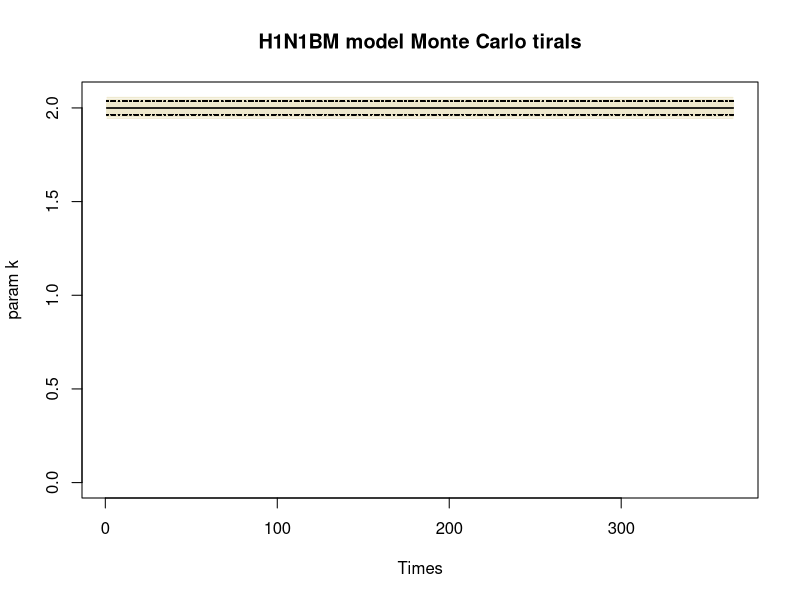
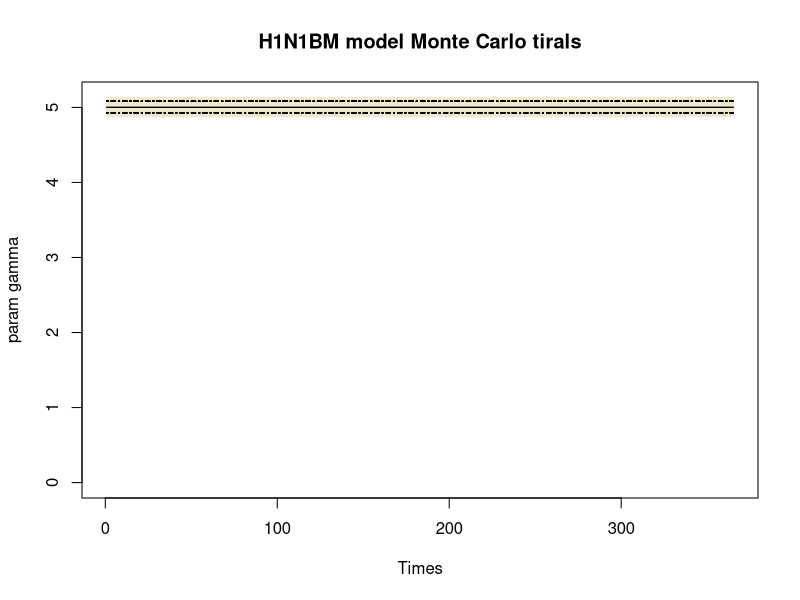
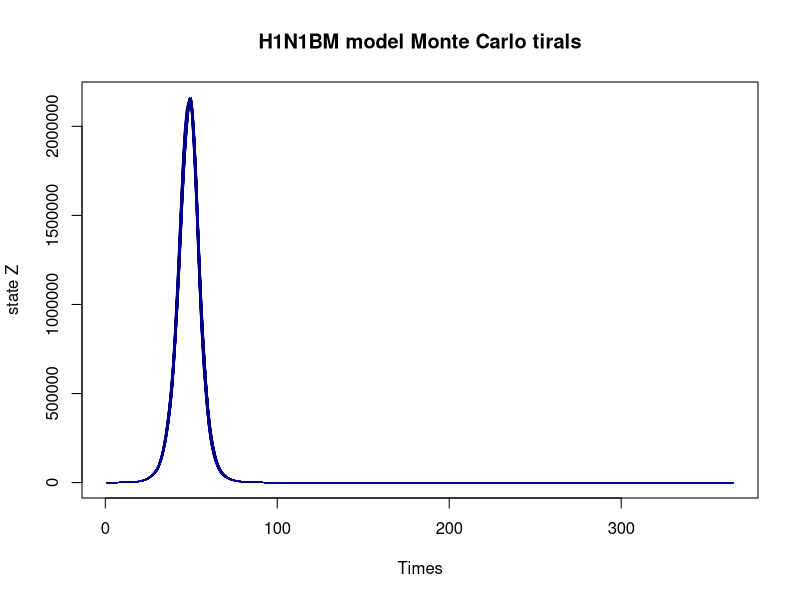
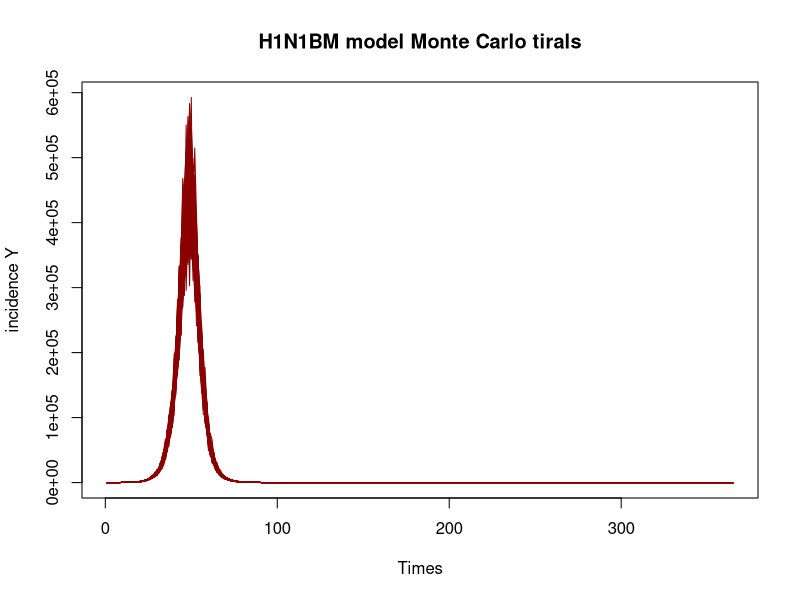
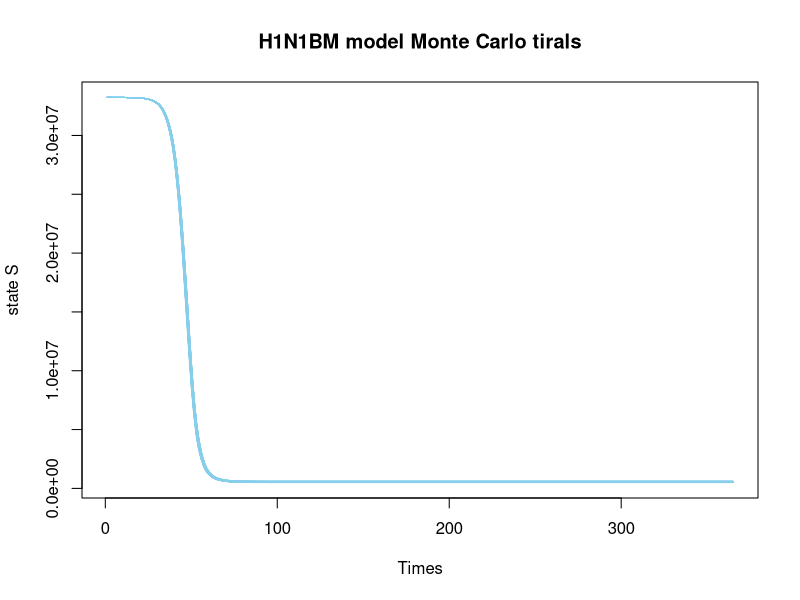
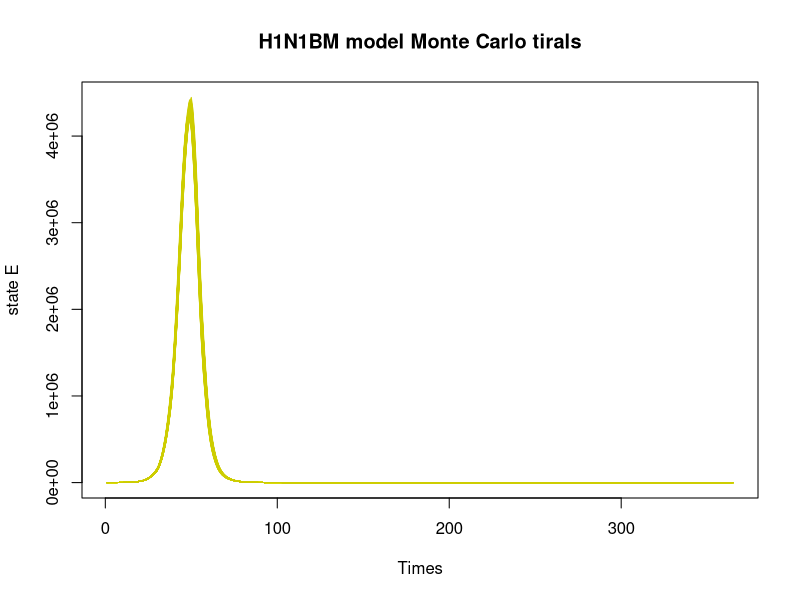
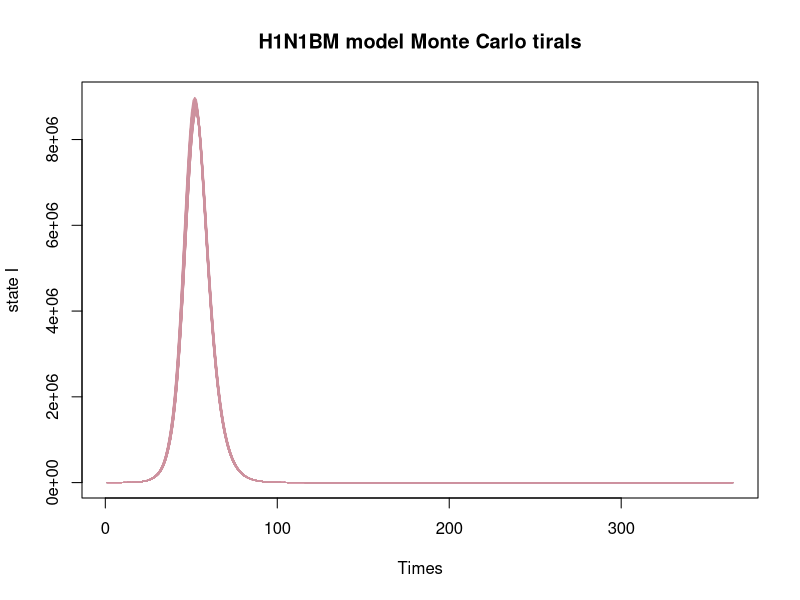
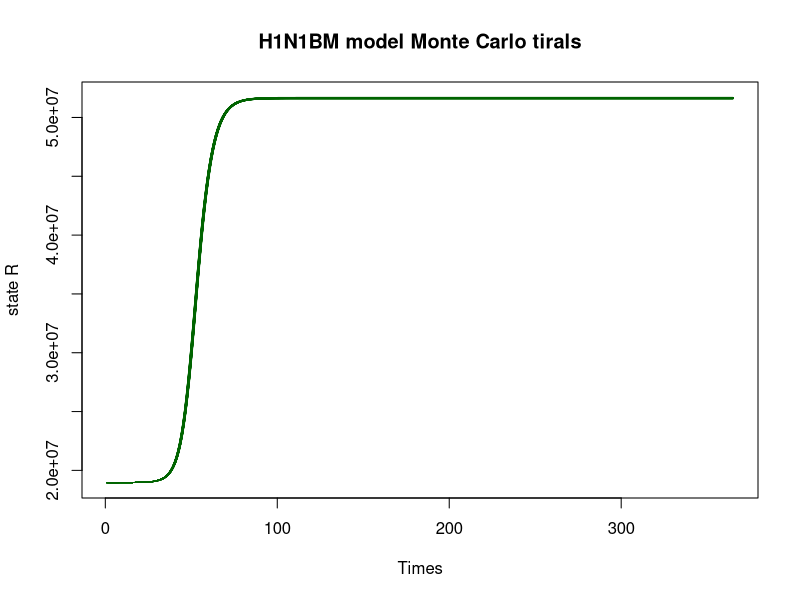

Write the R code that produced these figures, in order.
## ---- chunk 1
#narrow priors
rm(list=ls())
require(deSolve)
set.seed(2023)

#Simulate a bm process
ornstein_uhlenbeck <- function(n,sigma,x0,lens,e){
  dt <- 1
  x<-vector(length=lens)
  for (i in 1:n) {
    if (i==1){x[i]=x0}
    else{
      x[i]  <-  x[i-1] + sigma*e[i-1]}
  }
  
  return(x);
}
tims=365
times = 1:tims
e = rnorm(n = length(times) , sd = 1)
x = ornstein_uhlenbeck(tims, sigma=0.03, x0=0, tims,e)

# Replication Generation function
gen_ode_model <- function(rep_time = 200, ori_seed = 2023, tims = 365, 
                          n = 52196381,ini_state = c(t=1,S=N-1, E=1, I=0, R=0),
                          tau = 0.1){
  
  times = 1:tims
  N = n
  
  #Construct matrix dataframe of states: times*replicates
  Zs = setNames(data.frame(matrix(NA, nrow = tims, ncol = rep_time)), paste0("Z", 1:rep_time))
  Ys = setNames(Zs, paste0("Y", 1:rep_time))
  dSs = setNames(Zs, paste0("dS", 1:rep_time))
  dEs = setNames(Zs, paste0("dE", 1:rep_time))
  dIs = setNames(Zs, paste0("dI", 1:rep_time))
  dRs = setNames(Zs, paste0("dR", 1:rep_time)) 
  
  # add params
  ks = setNames(Zs, paste0("k", 1:rep_time))
  gammas = setNames(Zs, paste0("gamma", 1:rep_time))
  
  # add x and e dataframe
  
  xs = setNames(Zs, paste0("x", 1:rep_time))
  es = setNames(Zs, paste0("e", 1:rep_time))
  
  
  # params = pars   ####
  initial_state = ini_state
  tau1 = tau
  
  #Main ODE Model
 H1N1BM <- function(time, current_state, params){
    
    with(as.list(c(current_state, params)),{
      
      dt <- 1
      dS <- -exp(x[t])*S*I/N
      dE <- exp(x[t])*S*I/N - E/k
      dI <- E/k - I/gamma
      dR <- I/gamma
      
      return(list(c(dt, dS, dE, dI, dR)))
    })
 }
 
  ## Replicate 200 times-Monte Carlo trials for 200 
  for (rep_i in 1:rep_time) {
    set.seed(ori_seed + 1000*rep_i)
    
    k = rtruncnorm(1, a=0, b=Inf, mean = 2, sd = 0.02)
    gamma = rtruncnorm(1, a=0, b=Inf, mean = 5, sd = 0.05)
  
    params = c(k, gamma)
    
    model4 = ode(initial_state, times, H1N1BM, params)
    
    Z1 = model4[,4]/k
    
    Y1 = vector(length = tims)
    
    for (i in 1:tims){
      Y1[i] = rlnorm(1,log(Z1[i]/5),tau1)
    }
    
    dSi = model4[,3]
    dEi = model4[,4]
    dIi = model4[,5]
    dRi = model4[,6]
    
    ks[, rep_i] = k
    gammas[, rep_i] = gamma
    Zs[, rep_i] = Z1
    Ys[, rep_i] = Y1
    dSs[, rep_i] = dSi
    dEs[, rep_i] = dEi
    dIs[, rep_i] = dIi
    dRs[, rep_i] = dRi
  
    xs[, rep_i] = x
    es[, rep_i] = e
    
  }
  
  # output
  return(list(    
    Z = Zs,
    Y = Ys,
    dS = dSs,
    dE = dEs,
    dI = dIs,
    dR = dRs,
    k = ks,
    gamma = gammas,
    x = xs,
    e = es))
}

#Initial state values
library('truncnorm')
R0 <- rtruncnorm(1, a=0, b=1, mean = 0.15, sd = 0.15)
E0 <-runif(1,-16, -9)
I0 <-runif(1,-16, -9)
S <- 52196381
R <- R0*S
S <- S - R

E <- exp(E0 + log(S))
S <- S - E
I <- exp(I0 + log(S))
S <- S - I

initial_state <- c(t=1, S=S, E=E, I=I, R=R)

ode_example <- gen_ode_model(rep_time = 200, ini_state = initial_state)

## for param k
k_s = ncol(ode_example$k)
ks_mean = apply(ode_example$k,1,mean)
ks_95 = apply(ode_example$k, 1, quantile, probs=0.95)
ks_05 = apply(ode_example$k, 1, quantile, probs=0.05)
for (i in 1:k_s) {
  if (i == 1){
    plot(ode_example$k[,1], col="cornsilk2", type = "l", 
         ylim = c(0, max(ode_example$k)),
         xlab = 'Times', ylab = 'param k',main="H1N1BM model Monte Carlo tirals")
  }
  else{
    lines(ode_example$k[,i], col="cornsilk2")
    
  }
  lines(ks_mean,col="black",type="l")
  lines(ks_95,col="black",lty="dotdash")
  lines(ks_05,col="black",lty="dotdash")
}

## for param gamma
gamma_s = ncol(ode_example$gamma)
gammas_mean = apply(ode_example$gamma,1,mean)
gammas_95 = apply(ode_example$gamma, 1, quantile, probs=0.95)
gammas_05 = apply(ode_example$gamma, 1, quantile, probs=0.05)
for (i in 1:gamma_s) {
  if (i == 1){
    plot(ode_example$gamma[,1], col="cornsilk2", type = "l", 
         ylim = c(0, max(ode_example$gamma)),
         xlab = 'Times', ylab = 'param gamma',main="H1N1BM model Monte Carlo tirals")
  }
  else{
    lines(ode_example$gamma[,i], col="cornsilk2")
  }
  lines(gammas_mean,col="black",type="l")
  lines(gammas_95,col="black",lty="dotdash")
  lines(gammas_05,col="black",lty="dotdash")
}


## for z

zs = ncol(ode_example$Z)

for (i in 1:zs) {
  if (i == 1){
    plot(ode_example$Z[,1], col="darkblue", type = "l", 
         ylim = c(0, max(ode_example$Z)),
         xlab = 'Times', ylab = 'state Z',main="H1N1BM model Monte Carlo tirals")
  }
  else{
    lines(ode_example$Z[,i], col="darkblue")
  }
}

## for y

ys = ncol(ode_example$Y)

for (i in 1:ys) {
  if (i == 1){
    plot(ode_example$Y[,1], col="darkred", type = "l", 
         ylim = c( min(ode_example$Y), max(ode_example$Y)),
         xlab = 'Times', ylab = 'incidence Y',main="H1N1BM model Monte Carlo tirals")
  }
  else{
    lines(ode_example$Y[,i], col="darkred")
  }
}

## for s

ss = ncol(ode_example$dS)

for (i in 1:ss) {
  if (i == 1){
    plot(ode_example$dS[,1], col="skyblue", type = "l", 
         ylim = c(min(ode_example$dS), max(ode_example$dS)),
         xlab = 'Times', ylab = 'state S',main="H1N1BM model Monte Carlo tirals")
  }
  else{
    lines(ode_example$dS[,i], col="skyblue")
  }
}


## for e

es = ncol(ode_example$dE)

for (i in 1:es) {
  if (i == 1){
    plot(ode_example$dE[,1], col="yellow3", type = "l", 
         ylim = c(min(ode_example$dE), max(ode_example$dE)),
         xlab = 'Times', ylab = 'state E',main="H1N1BM model Monte Carlo tirals")
  }
  else{
    lines(ode_example$dE[,i], col="yellow3")
  }
}


## for i

is = ncol(ode_example$dI)

for (i in 1:is) {
  if (i == 1){
    plot(ode_example$dI[,1], col="pink3", type = "l", 
         ylim = c(min(ode_example$dI), max(ode_example$dI)),
         xlab = 'Times', ylab = 'state I',main="H1N1BM model Monte Carlo tirals")
  }
  else{
    lines(ode_example$dI[,i], col="pink3")
  }
}


## for R

rs = ncol(ode_example$dR)

for (i in 1:rs) {
  if (i == 1){
    plot(ode_example$dR[,1], col="darkgreen", type = "l", 
         ylim = c(min(ode_example$dR), max(ode_example$dR)),
         xlab = 'Times', ylab = 'state R',main="H1N1BM model Monte Carlo tirals")
  }
  else{
    lines(ode_example$dR[,i], col="darkgreen")
  }
}



############### add plot of x and e

## for x
xs = ncol(ode_example$x)

for (i in 1:xs) {
  if (i == 1){
    plot(ode_example$x[,1], col="orange2", type = "l", 
         ylim = c(min(ode_example$x), max(ode_example$x)),
         xlab = 'Times', ylab = 'Brownian Motion x',main="H1N1BM model Monte Carlo tirals")
  }
  else{
    lines(ode_example$x[,i], col="orange2")
  }
}

## for beta
xs = ncol(ode_example$x)

for (i in 1:xs) {
  if (i == 1){
    plot(exp(ode_example$x[,1]), col="orange2", type = "l", 
         ylim = c(min(exp(ode_example$x)), max(exp(ode_example$x))),
         xlab = 'Times', ylab = expression(beta),main="H1N1BM model Monte Carlo tirals")
  }
  else{
    lines(exp(ode_example$x[,i]), col="orange2")
  }
}

## for e

# es = ncol(ode_example$e)
# 
# for (i in 1:es) {
#   if (i == 1){
#     plot(ode_example$e[,1], col="grey", type = "l", 
#          ylim = c(min(ode_example$e), max(ode_example$e)),
#          xlab = 'Times', ylab = 'e',main="Covid_ou model Monte Carlo tirals")
#   }
#   else{
#     lines(ode_example$e[,i], col="grey")
#   }
# }
# 

## for all


lims = c(0, max(max(ode_example$dS), max(ode_example$dE), 
                max(ode_example$dI), max(ode_example$dR)))

ss = ncol(ode_example$dS)

for (i in 1:ss) {
  if (i == 1){
    plot(ode_example$dS[,1], col="skyblue", type = "l", 
         ylim = lims,
         xlab = 'Times', ylab = 'All states')
  }
  else{
    lines(ode_example$dS[,i], col="skyblue")
  }
  lines(ode_example$dE[,i], col="yellow3")
  lines(ode_example$dI[,i], col="pink3")
  lines(ode_example$dR[,i], col="darkgreen")
}

## ---- chunk 2
#wider priors 1
rm(list=ls())
require(deSolve)
set.seed(2023)

#Simulate a bm process
ornstein_uhlenbeck <- function(n,sigma,x0,lens,e){
  dt <- 1
  x<-vector(length=lens)
  for (i in 1:n) {
    if (i==1){x[i]=x0}
    else{
      x[i]  <-  x[i-1] + sigma*e[i-1]}
  }
  
  return(x);
}
tims=365
times = 1:tims
e = rnorm(n = length(times) , sd = 1)
x = ornstein_uhlenbeck(tims, sigma=0.03, x0=0, tims,e)

# Replication Generation function
gen_ode_model <- function(rep_time = 200, ori_seed = 2023, tims = 365, 
                          n = 52196381,ini_state = c(t=1,S=N-1, E=1, I=0, R=0),
                          tau = 0.1){
  
  times = 1:tims
  N = n
  
  #Construct matrix dataframe of states: times*replicates
  Zs = setNames(data.frame(matrix(NA, nrow = tims, ncol = rep_time)), paste0("Z", 1:rep_time))
  Ys = setNames(Zs, paste0("Y", 1:rep_time))
  dSs = setNames(Zs, paste0("dS", 1:rep_time))
  dEs = setNames(Zs, paste0("dE", 1:rep_time))
  dIs = setNames(Zs, paste0("dI", 1:rep_time))
  dRs = setNames(Zs, paste0("dR", 1:rep_time)) 
  
  # add params
  ks = setNames(Zs, paste0("k", 1:rep_time))
  gammas = setNames(Zs, paste0("gamma", 1:rep_time))
  
  # add x and e dataframe
  
  xs = setNames(Zs, paste0("x", 1:rep_time))
  es = setNames(Zs, paste0("e", 1:rep_time))
  
  
  # params = pars   ####
  initial_state = ini_state
  tau1 = tau
  
  #Main ODE Model
 H1N1BM <- function(time, current_state, params){
    
    with(as.list(c(current_state, params)),{
      
      dt <- 1
      dS <- -exp(x[t])*S*I/N
      dE <- exp(x[t])*S*I/N - E/k
      dI <- E/k - I/gamma
      dR <- I/gamma
      
      return(list(c(dt, dS, dE, dI, dR)))
    })
 }
 
  ## Replicate 200 times-Monte Carlo trials for 200 
  for (rep_i in 1:rep_time) {
    set.seed(ori_seed + 1000*rep_i)
    
    k = rtruncnorm(1, a=0, b=Inf, mean = 2, sd = 1)
    gamma = rtruncnorm(1, a=0, b=Inf, mean = 5, sd = 1)
  
    params = c(k, gamma)
    
    model4 = ode(initial_state, times, H1N1BM, params)
    
    Z1 = model4[,4]/k
    
    Y1 = vector(length = tims)
    
    for (i in 1:tims){
      Y1[i] = rlnorm(1,log(Z1[i]/5),tau1)
    }
    
    dSi = model4[,3]
    dEi = model4[,4]
    dIi = model4[,5]
    dRi = model4[,6]
    
    ks[, rep_i] = k
    gammas[, rep_i] = gamma
    Zs[, rep_i] = Z1
    Ys[, rep_i] = Y1
    dSs[, rep_i] = dSi
    dEs[, rep_i] = dEi
    dIs[, rep_i] = dIi
    dRs[, rep_i] = dRi
  
    xs[, rep_i] = x
    es[, rep_i] = e
    
  }
  
  # output
  return(list(    
    Z = Zs,
    Y = Ys,
    dS = dSs,
    dE = dEs,
    dI = dIs,
    dR = dRs,
    k = ks,
    gamma = gammas,
    x = xs,
    e = es))
}

#Initial state values
library('truncnorm')
R0 <- rtruncnorm(1, a=0, b=1, mean = 0.15, sd = 0.15)
E0 <-runif(1,-16, -9)
I0 <-runif(1,-16, -9)
S <- 52196381
R <- R0*S
S <- S - R

E <- exp(E0 + log(S))
S <- S - E
I <- exp(I0 + log(S))
S <- S - I

initial_state <- c(t=1, S=S, E=E, I=I, R=R)

ode_example <- gen_ode_model(rep_time = 200, ini_state = initial_state)

## for param k
k_s = ncol(ode_example$k)
ks_mean = apply(ode_example$k,1,mean)
ks_95 = apply(ode_example$k, 1, quantile, probs=0.95)
ks_05 = apply(ode_example$k, 1, quantile, probs=0.05)
for (i in 1:k_s) {
  if (i == 1){
    plot(ode_example$k[,1], col="cornsilk2", type = "l", 
         ylim = c(0, max(ode_example$k)),
         xlab = 'Times', ylab = 'param k',main="H1N1BM model Monte Carlo tirals")
  }
  else{
    lines(ode_example$k[,i], col="cornsilk2")
    
  }
  lines(ks_mean,col="black",type="l")
  lines(ks_95,col="black",lty="dotdash")
  lines(ks_05,col="black",lty="dotdash")
}

## for param gamma
gamma_s = ncol(ode_example$gamma)
gammas_mean = apply(ode_example$gamma,1,mean)
gammas_95 = apply(ode_example$gamma, 1, quantile, probs=0.95)
gammas_05 = apply(ode_example$gamma, 1, quantile, probs=0.05)
for (i in 1:gamma_s) {
  if (i == 1){
    plot(ode_example$gamma[,1], col="cornsilk2", type = "l", 
         ylim = c(0, max(ode_example$gamma)),
         xlab = 'Times', ylab = 'param gamma',main="H1N1BM model Monte Carlo tirals")
  }
  else{
    lines(ode_example$gamma[,i], col="cornsilk2")
  }
  lines(gammas_mean,col="black",type="l")
  lines(gammas_95,col="black",lty="dotdash")
  lines(gammas_05,col="black",lty="dotdash")
}


## for z

zs = ncol(ode_example$Z)

for (i in 1:zs) {
  if (i == 1){
    plot(ode_example$Z[,1], col="darkblue", type = "l", 
         ylim = c(0, max(ode_example$Z)),
         xlab = 'Times', ylab = 'state Z',main="H1N1BM model Monte Carlo tirals")
  }
  else{
    lines(ode_example$Z[,i], col="darkblue")
  }
}

## for y

ys = ncol(ode_example$Y)

for (i in 1:ys) {
  if (i == 1){
    plot(ode_example$Y[,1], col="darkred", type = "l", 
         ylim = c( min(ode_example$Y), max(ode_example$Y)),
         xlab = 'Times', ylab = 'incidence Y',main="H1N1BM model Monte Carlo tirals")
  }
  else{
    lines(ode_example$Y[,i], col="darkred")
  }
}

## for s

ss = ncol(ode_example$dS)

for (i in 1:ss) {
  if (i == 1){
    plot(ode_example$dS[,1], col="skyblue", type = "l", 
         ylim = c(min(ode_example$dS), max(ode_example$dS)),
         xlab = 'Times', ylab = 'state S',main="H1N1BM model Monte Carlo tirals")
  }
  else{
    lines(ode_example$dS[,i], col="skyblue")
  }
}


## for e

es = ncol(ode_example$dE)

for (i in 1:es) {
  if (i == 1){
    plot(ode_example$dE[,1], col="yellow3", type = "l", 
         ylim = c(min(ode_example$dE), max(ode_example$dE)),
         xlab = 'Times', ylab = 'state E',main="H1N1BM model Monte Carlo tirals")
  }
  else{
    lines(ode_example$dE[,i], col="yellow3")
  }
}


## for i

is = ncol(ode_example$dI)

for (i in 1:is) {
  if (i == 1){
    plot(ode_example$dI[,1], col="pink3", type = "l", 
         ylim = c(min(ode_example$dI), max(ode_example$dI)),
         xlab = 'Times', ylab = 'state I',main="H1N1BM model Monte Carlo tirals")
  }
  else{
    lines(ode_example$dI[,i], col="pink3")
  }
}


## for R

rs = ncol(ode_example$dR)

for (i in 1:rs) {
  if (i == 1){
    plot(ode_example$dR[,1], col="darkgreen", type = "l", 
         ylim = c(min(ode_example$dR), max(ode_example$dR)),
         xlab = 'Times', ylab = 'state R',main="H1N1BM model Monte Carlo tirals")
  }
  else{
    lines(ode_example$dR[,i], col="darkgreen")
  }
}



############### add plot of x and e

## for x
xs = ncol(ode_example$x)

for (i in 1:xs) {
  if (i == 1){
    plot(ode_example$x[,1], col="orange2", type = "l", 
         ylim = c(min(ode_example$x), max(ode_example$x)),
         xlab = 'Times', ylab = 'Brownian Motion x',main="H1N1BM model Monte Carlo tirals")
  }
  else{
    lines(ode_example$x[,i], col="orange2")
  }
}

## for beta
xs = ncol(ode_example$x)

for (i in 1:xs) {
  if (i == 1){
    plot(exp(ode_example$x[,1]), col="orange2", type = "l", 
         ylim = c(min(exp(ode_example$x)), max(exp(ode_example$x))),
         xlab = 'Times', ylab = expression(beta),main="H1N1BM model Monte Carlo tirals")
  }
  else{
    lines(exp(ode_example$x[,i]), col="orange2")
  }
}

## for e

# es = ncol(ode_example$e)
# 
# for (i in 1:es) {
#   if (i == 1){
#     plot(ode_example$e[,1], col="grey", type = "l", 
#          ylim = c(min(ode_example$e), max(ode_example$e)),
#          xlab = 'Times', ylab = 'e',main="Covid_ou model Monte Carlo tirals")
#   }
#   else{
#     lines(ode_example$e[,i], col="grey")
#   }
# }
# 

## for all


lims = c(0, max(max(ode_example$dS), max(ode_example$dE), 
                max(ode_example$dI), max(ode_example$dR)))

ss = ncol(ode_example$dS)

for (i in 1:ss) {
  if (i == 1){
    plot(ode_example$dS[,1], col="skyblue", type = "l", 
         ylim = lims,
         xlab = 'Times', ylab = 'All states')
  }
  else{
    lines(ode_example$dS[,i], col="skyblue")
  }
  lines(ode_example$dE[,i], col="yellow3")
  lines(ode_example$dI[,i], col="pink3")
  lines(ode_example$dR[,i], col="darkgreen")
}
## ---- chunk 3
#narrow priors
rm(list=ls())
require(deSolve)
set.seed(2023)

#Simulate a bm process
ornstein_uhlenbeck <- function(n,sigma,x0,lens,e){
  dt <- 1
  x<-vector(length=lens)
  for (i in 1:n) {
    if (i==1){x[i]=x0}
    else{
      x[i]  <-  x[i-1] + sigma*e[i-1]}
  }
  
  return(x);
}
tims=365
times = 1:tims
e = rnorm(n = length(times) , sd = 1)
x = ornstein_uhlenbeck(tims, sigma=0.03, x0=0, tims,e)

# Replication Generation function
gen_ode_model <- function(rep_time = 200, ori_seed = 2023, tims = 365, 
                          n = 52196381,ini_state = c(t=1,S=N-1, E=1, I=0, R=0),
                          tau = 0.1){
  
  times = 1:tims
  N = n
  
  #Construct matrix dataframe of states: times*replicates
  Zs = setNames(data.frame(matrix(NA, nrow = tims, ncol = rep_time)), paste0("Z", 1:rep_time))
  Ys = setNames(Zs, paste0("Y", 1:rep_time))
  dSs = setNames(Zs, paste0("dS", 1:rep_time))
  dEs = setNames(Zs, paste0("dE", 1:rep_time))
  dIs = setNames(Zs, paste0("dI", 1:rep_time))
  dRs = setNames(Zs, paste0("dR", 1:rep_time)) 
  
  # add params
  ks = setNames(Zs, paste0("k", 1:rep_time))
  gammas = setNames(Zs, paste0("gamma", 1:rep_time))
  
  # add x and e dataframe
  
  xs = setNames(Zs, paste0("x", 1:rep_time))
  es = setNames(Zs, paste0("e", 1:rep_time))
  
  
  # params = pars   ####
  initial_state = ini_state
  tau1 = tau
  
  #Main ODE Model
 H1N1BM <- function(time, current_state, params){
    
    with(as.list(c(current_state, params)),{
      
      dt <- 1
      dS <- -exp(x[t])*S*I/N
      dE <- exp(x[t])*S*I/N - E/k
      dI <- E/k - I/gamma
      dR <- I/gamma
      
      return(list(c(dt, dS, dE, dI, dR)))
    })
 }
 
  ## Replicate 200 times-Monte Carlo trials for 200 
  for (rep_i in 1:rep_time) {
    set.seed(ori_seed + 1000*rep_i)
    
    k = runif(1, min=1,max=7)
    gamma = runif(1, min=3,max=9)
  
    params = c(k, gamma)
    
    model4 = ode(initial_state, times, H1N1BM, params)
    
    Z1 = model4[,4]/k
    
    Y1 = vector(length = tims)
    
    for (i in 1:tims){
      Y1[i] = rlnorm(1,log(Z1[i]/5),tau1)
    }
    
    dSi = model4[,3]
    dEi = model4[,4]
    dIi = model4[,5]
    dRi = model4[,6]
    
    ks[, rep_i] = k
    gammas[, rep_i] = gamma
    Zs[, rep_i] = Z1
    Ys[, rep_i] = Y1
    dSs[, rep_i] = dSi
    dEs[, rep_i] = dEi
    dIs[, rep_i] = dIi
    dRs[, rep_i] = dRi
  
    xs[, rep_i] = x
    es[, rep_i] = e
    
  }
  
  # output
  return(list(    
    Z = Zs,
    Y = Ys,
    dS = dSs,
    dE = dEs,
    dI = dIs,
    dR = dRs,
    k = ks,
    gamma = gammas,
    x = xs,
    e = es))
}

#Initial state values
library('truncnorm')
R0 <- rtruncnorm(1, a=0, b=1, mean = 0.15, sd = 0.15)
E0 <-runif(1,-16, -9)
I0 <-runif(1,-16, -9)
S <- 52196381
R <- R0*S
S <- S - R

E <- exp(E0 + log(S))
S <- S - E
I <- exp(I0 + log(S))
S <- S - I

initial_state <- c(t=1, S=S, E=E, I=I, R=R)

ode_example <- gen_ode_model(rep_time = 200, ini_state = initial_state)

## for param k
k_s = ncol(ode_example$k)
ks_mean = apply(ode_example$k,1,mean)
ks_95 = apply(ode_example$k, 1, quantile, probs=0.95)
ks_05 = apply(ode_example$k, 1, quantile, probs=0.05)
for (i in 1:k_s) {
  if (i == 1){
    plot(ode_example$k[,1], col="cornsilk2", type = "l", 
         ylim = c(0, max(ode_example$k)),
         xlab = 'Times', ylab = 'param k',main="H1N1BM model Monte Carlo tirals")
  }
  else{
    lines(ode_example$k[,i], col="cornsilk2")
    
  }
  lines(ks_mean,col="black",type="l")
  lines(ks_95,col="black",lty="dotdash")
  lines(ks_05,col="black",lty="dotdash")
}

## for param gamma
gamma_s = ncol(ode_example$gamma)
gammas_mean = apply(ode_example$gamma,1,mean)
gammas_95 = apply(ode_example$gamma, 1, quantile, probs=0.95)
gammas_05 = apply(ode_example$gamma, 1, quantile, probs=0.05)
for (i in 1:gamma_s) {
  if (i == 1){
    plot(ode_example$gamma[,1], col="cornsilk2", type = "l", 
         ylim = c(0, max(ode_example$gamma)),
         xlab = 'Times', ylab = 'param gamma',main="H1N1BM model Monte Carlo tirals")
  }
  else{
    lines(ode_example$gamma[,i], col="cornsilk2")
  }
  lines(gammas_mean,col="black",type="l")
  lines(gammas_95,col="black",lty="dotdash")
  lines(gammas_05,col="black",lty="dotdash")
}


## for z

zs = ncol(ode_example$Z)

for (i in 1:zs) {
  if (i == 1){
    plot(ode_example$Z[,1], col="darkblue", type = "l", 
         ylim = c(0, max(ode_example$Z)),
         xlab = 'Times', ylab = 'state Z',main="H1N1BM model Monte Carlo tirals")
  }
  else{
    lines(ode_example$Z[,i], col="darkblue")
  }
}

## for y

ys = ncol(ode_example$Y)

for (i in 1:ys) {
  if (i == 1){
    plot(ode_example$Y[,1], col="darkred", type = "l", 
         ylim = c( min(ode_example$Y), max(ode_example$Y)),
         xlab = 'Times', ylab = 'incidence Y',main="H1N1BM model Monte Carlo tirals")
  }
  else{
    lines(ode_example$Y[,i], col="darkred")
  }
}

## for s

ss = ncol(ode_example$dS)

for (i in 1:ss) {
  if (i == 1){
    plot(ode_example$dS[,1], col="skyblue", type = "l", 
         ylim = c(min(ode_example$dS), max(ode_example$dS)),
         xlab = 'Times', ylab = 'state S',main="H1N1BM model Monte Carlo tirals")
  }
  else{
    lines(ode_example$dS[,i], col="skyblue")
  }
}


## for e

es = ncol(ode_example$dE)

for (i in 1:es) {
  if (i == 1){
    plot(ode_example$dE[,1], col="yellow3", type = "l", 
         ylim = c(min(ode_example$dE), max(ode_example$dE)),
         xlab = 'Times', ylab = 'state E',main="H1N1BM model Monte Carlo tirals")
  }
  else{
    lines(ode_example$dE[,i], col="yellow3")
  }
}


## for i

is = ncol(ode_example$dI)

for (i in 1:is) {
  if (i == 1){
    plot(ode_example$dI[,1], col="pink3", type = "l", 
         ylim = c(min(ode_example$dI), max(ode_example$dI)),
         xlab = 'Times', ylab = 'state I',main="H1N1BM model Monte Carlo tirals")
  }
  else{
    lines(ode_example$dI[,i], col="pink3")
  }
}


## for R

rs = ncol(ode_example$dR)

for (i in 1:rs) {
  if (i == 1){
    plot(ode_example$dR[,1], col="darkgreen", type = "l", 
         ylim = c(min(ode_example$dR), max(ode_example$dR)),
         xlab = 'Times', ylab = 'state R',main="H1N1BM model Monte Carlo tirals")
  }
  else{
    lines(ode_example$dR[,i], col="darkgreen")
  }
}



############### add plot of x and e

## for x
xs = ncol(ode_example$x)

for (i in 1:xs) {
  if (i == 1){
    plot(ode_example$x[,1], col="orange2", type = "l", 
         ylim = c(min(ode_example$x), max(ode_example$x)),
         xlab = 'Times', ylab = 'Brownian Motion x',main="H1N1BM model Monte Carlo tirals")
  }
  else{
    lines(ode_example$x[,i], col="orange2")
  }
}

## for beta
xs = ncol(ode_example$x)

for (i in 1:xs) {
  if (i == 1){
    plot(exp(ode_example$x[,1]), col="orange2", type = "l", 
         ylim = c(min(exp(ode_example$x)), max(exp(ode_example$x))),
         xlab = 'Times', ylab = expression(beta),main="H1N1BM model Monte Carlo tirals")
  }
  else{
    lines(exp(ode_example$x[,i]), col="orange2")
  }
}

## for e

# es = ncol(ode_example$e)
# 
# for (i in 1:es) {
#   if (i == 1){
#     plot(ode_example$e[,1], col="grey", type = "l", 
#          ylim = c(min(ode_example$e), max(ode_example$e)),
#          xlab = 'Times', ylab = 'e',main="Covid_ou model Monte Carlo tirals")
#   }
#   else{
#     lines(ode_example$e[,i], col="grey")
#   }
# }
# 

## for all


lims = c(0, max(max(ode_example$dS), max(ode_example$dE), 
                max(ode_example$dI), max(ode_example$dR)))

ss = ncol(ode_example$dS)

for (i in 1:ss) {
  if (i == 1){
    plot(ode_example$dS[,1], col="skyblue", type = "l", 
         ylim = lims,
         xlab = 'Times', ylab = 'All states')
  }
  else{
    lines(ode_example$dS[,i], col="skyblue")
  }
  lines(ode_example$dE[,i], col="yellow3")
  lines(ode_example$dI[,i], col="pink3")
  lines(ode_example$dR[,i], col="darkgreen")
}
## ---- chunk 4
